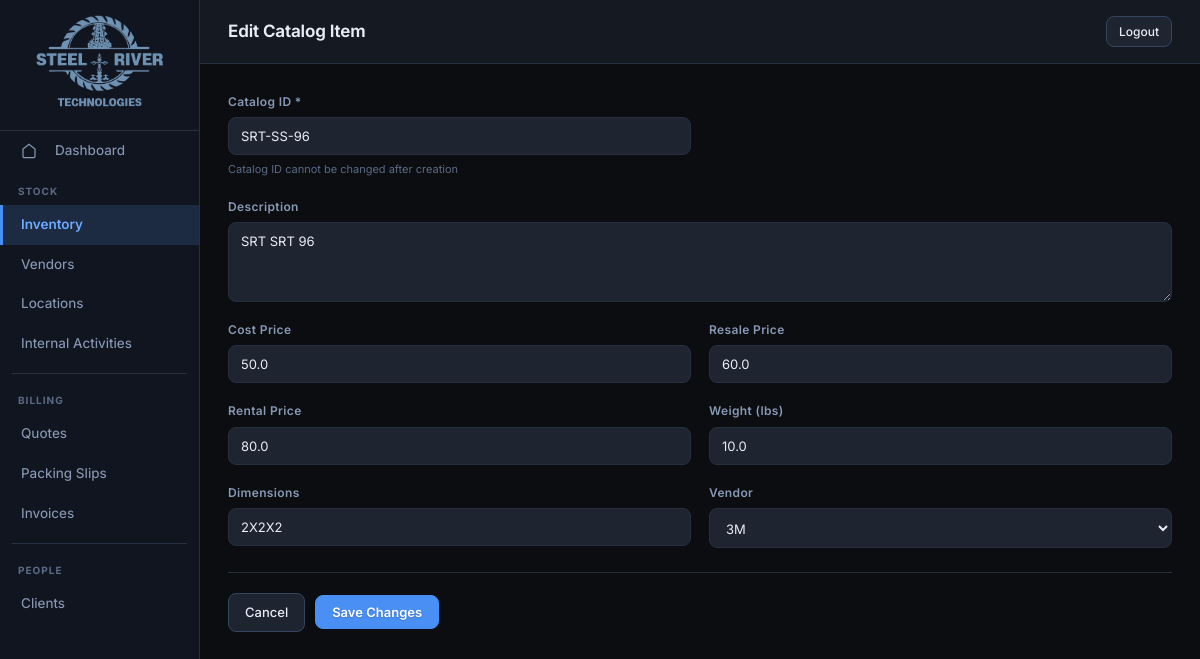
The page /inventory/part-number/SRT-SS-96/edit on the database as committed earlier.
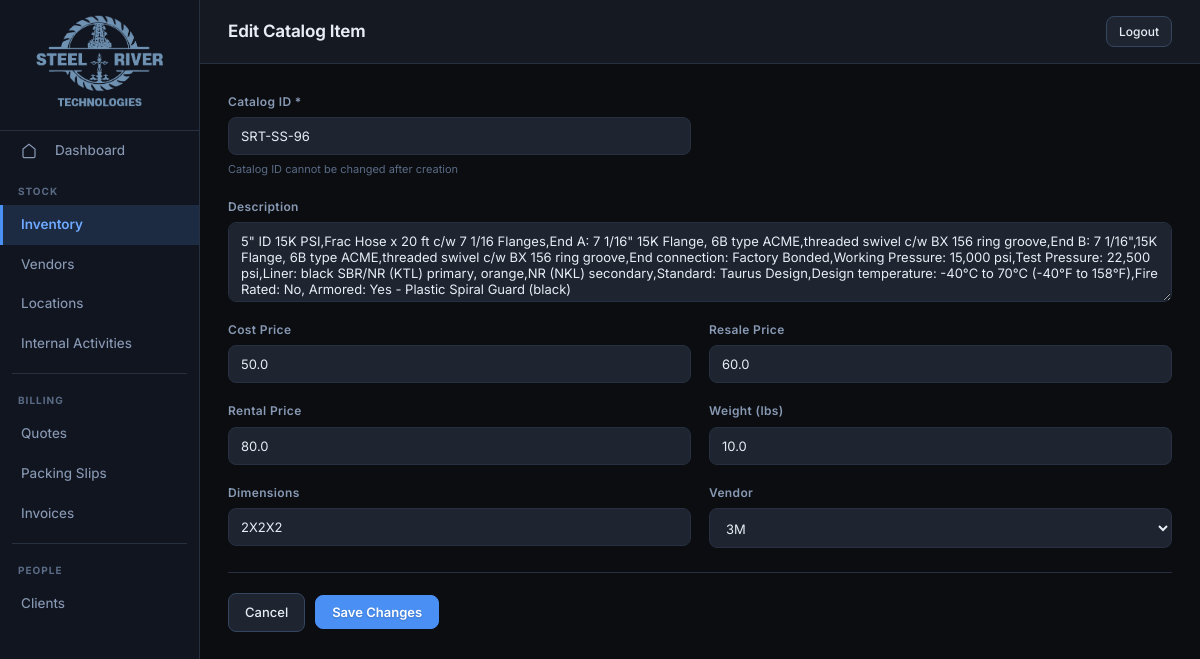
The same page on the database as committed later.
### tables this page shows
CREATE TABLE PartNumber (
    parts_number    TEXT PRIMARY KEY,
    description     TEXT,
    cost_price      REAL,
    resale_price    REAL,
    rental_price    REAL,
    weight          REAL,
    dimensions      TEXT,
    vendor_name     TEXT REFERENCES Vendor(name)
, created_by TEXT, created_at TEXT, modified_by TEXT, modified_at TEXT);

CREATE TABLE Vendor (
    name TEXT PRIMARY KEY
, created_by TEXT, created_at TEXT, modified_by TEXT, modified_at TEXT);

### app/routes/inventory.py (the view)
@router.get("/part-number/{parts_number}/edit", response_class=HTMLResponse)
def partnumber_edit_page(request: Request, parts_number: str):
    db = get_db()
    partnumber = db.execute(
        "SELECT * FROM PartNumber WHERE parts_number=?", (parts_number,)
    ).fetchone()
    vendors = db.execute("SELECT * FROM Vendor ORDER BY name").fetchall()
    close_db()
    return templates.TemplateResponse(
        "inventory/partnumber_form.html",
        {
            "request": request,
            "partnumber": partnumber,
            "vendors": vendors,
        },
    )

### app/templates/inventory/partnumber_form.html (shortened to what this page needs)
{% extends "base.html" %}
{% block page_title %}{% if partnumber %}Edit Catalog Item{% else %}New Catalog Item{% endif %}{% endblock %}
{% set active = "inventory" %}
{% block content %}
<form method="post" class="form">
  <div class="form-grid">
    <div class="form-group">
      <label for="parts_number">Catalog ID *</label>
      <input type="text" id="parts_number" name="parts_number" value="{{ partnumber.parts_number if partnumber else '' }}" required {% if partnumber %}readonly{% endif %}>
      {% if partnumber %}
      <small>Catalog ID cannot be changed after creation</small>
      {% endif %}
    </div>
    <div class="form-group" style="grid-column: 1 / -1;">
      <label for="description">Description</label>
      <textarea id="description" name="description" rows="2">{{ partnumber.description if partnumber else '' }}</textarea>
    </div>
    <div class="form-group">
      <label for="cost_price">Cost Price</label>
      <input type="number" id="cost_price" name="cost_price" step="0.01" value="{{ partnumber.cost_price if partnumber and partnumber.cost_price else '' }}">
    </div>
    <div class="form-group">
      <label for="resale_price">Resale Price</label>
      <input type="number" id="resale_price" name="resale_price" step="0.01" value="{{ partnumber.resale_price if partnumber and partnumber.resale_price else '' }}">
    </div>
    <div class="form-group">
      <label for="rental_price">Rental Price</label>
      <input type="number" id="rental_price" name="rental_price" step="0.01" value="{{ partnumber.rental_price if partnumber and partnumber.rental_price else '' }}">
    </div>
    <div class="form-group">
      <label for="weight">Weight (lbs)</label>
      <input type="number" id="weight" name="weight" step="0.01" value="{{ partnumber.weight if partnumber and partnumber.weight else '' }}">
    </div>
    <div class="form-group">
      <label for="dimensions">Dimensions</label>
      <input type="text" id="dimensions" name="dimensions" placeholder="e.g., 10x20x30" value="{{ partnumber.dimensions if partnumber else '' }}">
    </div>
    <div class="form-group">
      <label for="vendor_name">Vendor</label>
      <select id="vendor_name" name="vendor_name">
        {% for v in vendors %}
        <option value="{{ v.name }}" {% if partnumber and partnumber.vendor_name == v.name %}selected{% endif %}>{{ v.name }}</option>
        {% endfor %}
      </select>
    </div>
  </div>
  <div class="form-actions">
    <a href="/inventory/" class="btn">Cancel</a>
    <button type="submit" class="btn btn-primary">
      {% if partnumber %}Save Changes{% else %}Create Catalog Item{% endif %}
    </button>
  </div>
</form>
{% endblock %}

Rows that differ between the two databases and show on the page:
changed PartNumber "SRT-SS-96": description "SRT SRT 96" → "5\" ID 15K PSI,Frac Hose x 20 ft c/w 7 1/16 Flanges,End A: 7 1/16\" 15K Flange, 6B type ACME,threaded swivel c/w BX 156 ring groove,End B: 7 1/16\",15K Flange, 6B type ACME,threaded swivel c/w BX 156 ring groove,End connection: Factory Bonded,Working Pressure: 15,000 psi,Test Pressure: 22,500 psi,Liner: black SBR/NR (KTL) primary, orange,NR (NKL) secondary,Standard: Taurus Design,Design temperature: -40°C to 70°C (-40°F to 158°F),Fire Rated: No, Armored: Yes - Plastic Spiral Guard (black)"
